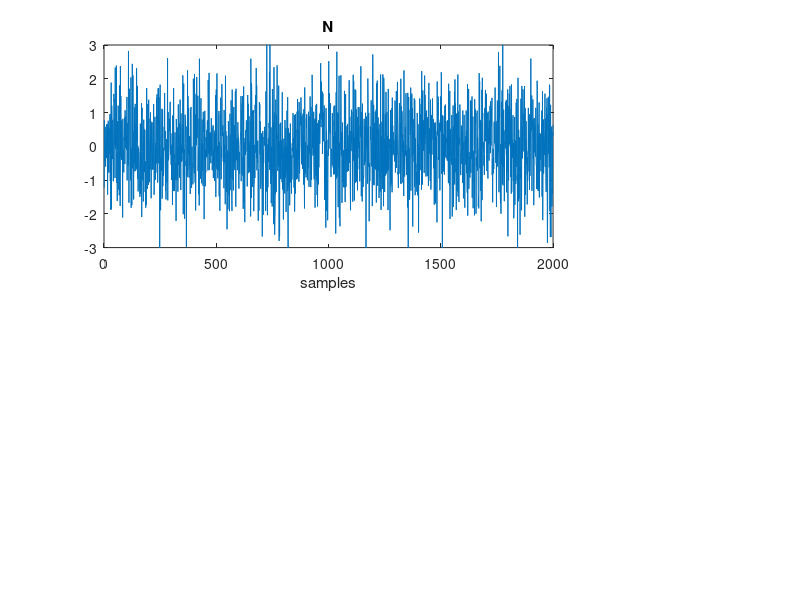

The MATLAB source for this figure: (Note: this script raises an error after producing the figure.)
clearvars
close all
clc

N=2000;

rng(0);
signal_rows=[randn([1,N])      %Normaly distributed noise (White noise)
                rand([1,N])];   %Uniformly distributed noise
Titles=["Normally distributed noise","Uniformly distributed noise"];
y_lims=[-3,3];
N_bins=37;

equiSpacedintervals=linspace(y_lims(1),y_lims(2),N_bins);
midIntervals=(equiSpacedintervals(2:end)+equiSpacedintervals(1:end-1))/2;

N_signals=size(signal_rows,1);
for n=1:N_signals
    ax=subplot(N_signals,4,(n-1)*4+(1:3));
    plot(signal_rows(n,:));
    title(Titles(n))
    xlabel('samples')
    ylim(y_lims);
    ax.YAxis.MinorTickValues=equiSpacedintervals;
    ax.YAxis.MinorTick='on';
    ax.YMinorGrid='on';

    [Prob,ProbDensity]=CalculateProbabilityFunctions(signal_rows(n,:),equiSpacedintervals);    
    
    ax=subplot(N_signals,4,(n-1)*4+4);
    barh(midIntervals,ProbDensity,'hist');
    title('$p(x)$','interpreter','latex')
    xlim([0,1.1]);
    ylim(y_lims);
    ax.YAxis.MinorTickValues=equiSpacedintervals;
    ax.YAxis.MinorTick='on';
end

export_figure(1,'==',"WhiteNoise")
